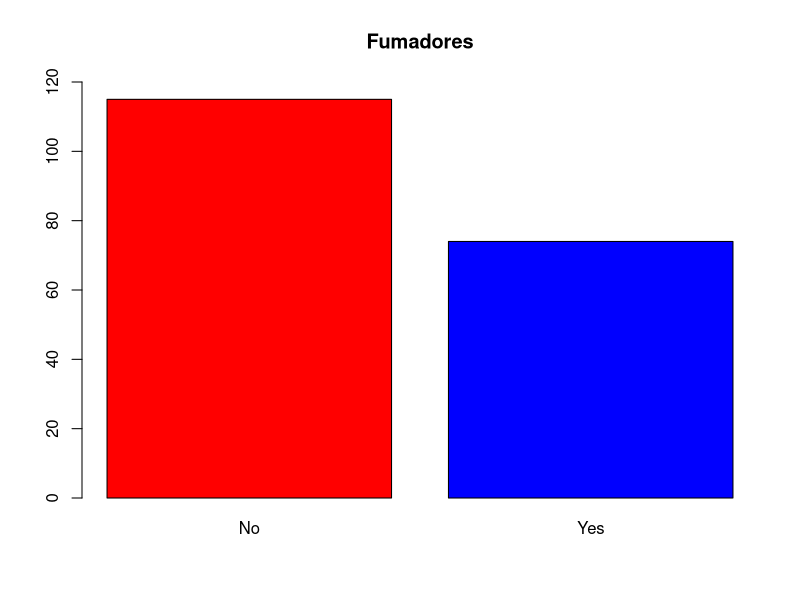
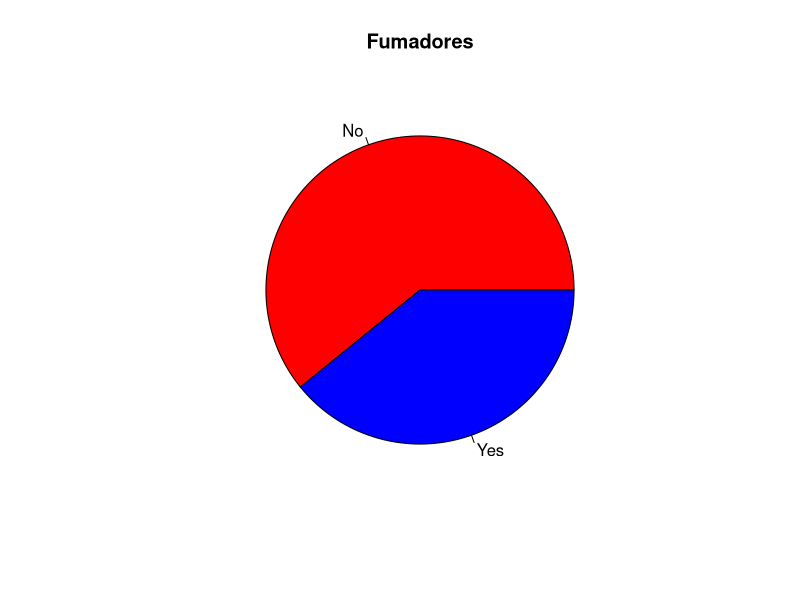

Source code (R) for these figures, in order:
install.packages("MASS")
library(MASS)
fpnn=data.frame(MASS::birthwt)
attach(fpnn)

smokefactor=factor(smoke, labels = c("No","Yes"))

barplot(table(smokefactor), main = "Fumadores", ylim=c(0,120), col = c("red","blue"))

pie(table(smokefactor), col = c("red","blue"), main = "Fumadores")